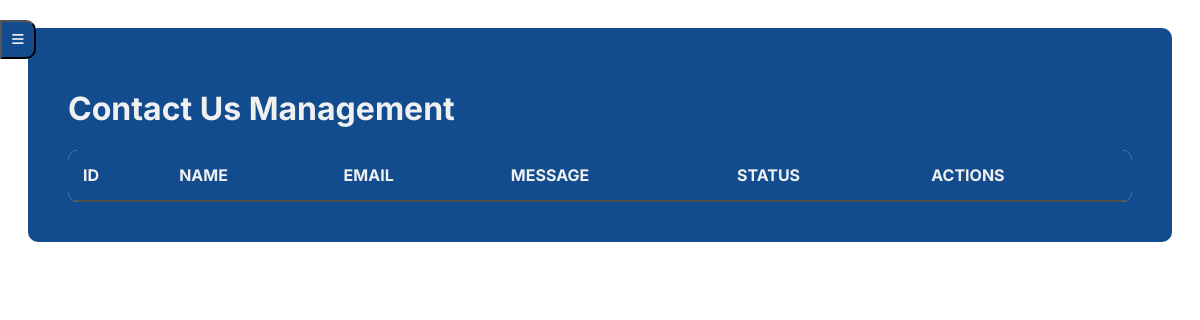
The page /admin/contact.php on the database as committed earlier.
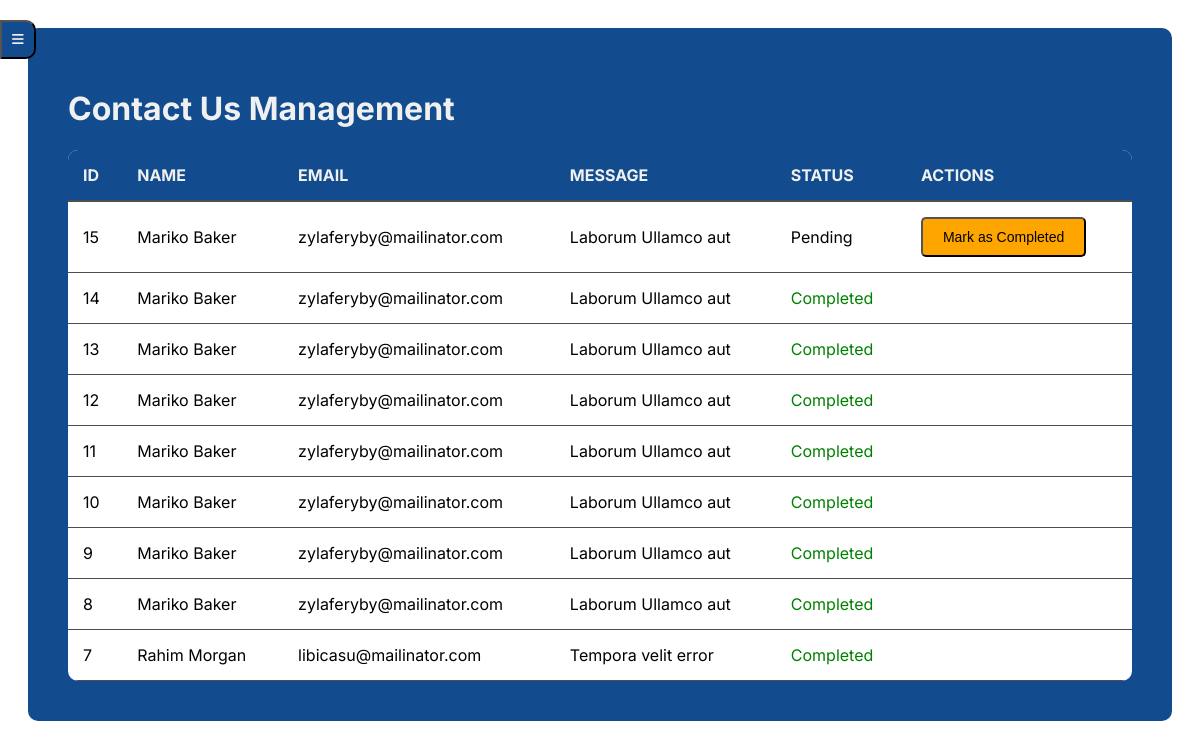
The same page on the database as committed later.
### tables this page shows
CREATE TABLE `contactus` (
  `id` int(11) NOT NULL,
  `name` varchar(255) NOT NULL,
  `email` varchar(255) NOT NULL,
  `message` text NOT NULL,
  `viewed` tinyint(1) DEFAULT 0
);

### admin/contact.php (the view, shortened to what this page needs)
<?php
include 'db_connection.php';
$query_contactus = "SELECT * FROM contactus ORDER BY id DESC";
$stmt_contactus = $pdo->prepare($query_contactus);
$stmt_contactus->execute();
$contact_messages = $stmt_contactus->fetchAll(PDO::FETCH_ASSOC);
include 'navbar.php';
?>
<!DOCTYPE html>
<html lang="en">
<head>
    <link rel="stylesheet" href="./cssadmin/contact.css">
</head>
<body>
    <div class="main-container">
        <div class="container">
            <div class="content">
                <h1>Contact Us Management</h1>
                <table>
                    <thead>
                        <tr>
                            <th>ID</th>
                            <th>Name</th>
                            <th>Email</th>
                            <th>Message</th>
                            <th>Status</th>
                            <th>Actions</th>
                        </tr>
                    </thead>
                    <tbody>
                        <?php foreach ($contact_messages as $message): ?>
                            <tr>
                                <td><?php echo htmlspecialchars($message['id']); ?></td>
                                <td><?php echo htmlspecialchars($message['name']); ?></td>
                                <td><?php echo htmlspecialchars($message['email']); ?></td>
                                <td><?php echo htmlspecialchars($message['message']); ?></td>
                                <td id="status-<?php echo htmlspecialchars($message['id']); ?>">
                                    <?php
                                    if (isset($message['viewed']) && $message['viewed']) {
                                        echo '<span style="color: green;">Completed</span>';
                                    } else {
                                        echo 'Pending';
                                    }
                                    ?>
                                </td>
                                <td>
                                    <?php if (!isset($message['viewed']) || !$message['viewed']): ?>
                                        <button
                                            class="action-button pending-button"
                                            id="button-<?php echo htmlspecialchars($message['id']); ?>"
                                            onclick="markAsCompleted(<?php echo htmlspecialchars($message['id']); ?>)"
                                        >
                                            Mark as Completed
                                        </button>
                                    <?php endif; ?>
                                </td>
                            </tr>
                        <?php endforeach; ?>
                    </tbody>
                </table>
            </div>
        </div>
    </div>
</body>
</html>

### admin/navbar.php (shortened to what this page needs)
<!DOCTYPE html>
<html lang="en">
<head>
    <link rel="stylesheet" href="https://cdnjs.cloudflare.com/ajax/libs/font-awesome/6.0.0-beta3/css/all.min.css">
</head>
<body>
    <button class="navbar-toggle" onclick="toggleNavbar()">
        <i class="fas fa-bars"></i>
    </button>
</body>
</html>

### admin/cssadmin/contact.css (style rules this page uses)
body { background-color: #ffffff; color: #f0f0f0; font-family: 'Inter', sans-serif; padding: 20px; }
.container { display: flex; border-radius: 10px; background-color: #124c8e; padding: 20px; }
.content { flex-grow: 1; padding: 20px; }
table { width: 100%; border-collapse: collapse; background-color: #ffffff; color:#000000; border-radius: 10px; overflow: hidden; }
th { background-color: #124c8e; color: #f0f0f0; padding: 15px; text-align: left; text-transform: uppercase; border-bottom: 2px solid #4e4e4e; }
td { padding: 15px; border-bottom: 1px solid #4e4e4e; }
tr:nth-child(even) { background-color: #ffffff; }
.action-button { background-color: #4CAF50; padding: 10px 20px; border-radius: 5px; font-size: 14px; transition: background-color 0.3s; cursor: pointer; }
.pending-button { background-color: orange; color: rgb(0, 0, 0); border-radius: 5px; transition: background-color 0.3s; }

### admin/navbar.php (style rules this page uses)
.navbar-toggle { background-color: #124c8e; color: #f0f0f0; padding: 10px; border-radius: 0 10px 10px 0; position: fixed; top: 20px; left: 0; cursor: pointer; transition: background-color 0.3s; }
.content { margin-left: 0; transition: margin-left 0.5s; }

Rows that differ between the two databases and show on the page:
added contactus: id "15", name "Mariko Baker", email "zylaferyby@mailinator.com", message "Laborum Ullamco aut", viewed "Pending"
added contactus: id "14", name "Mariko Baker", email "zylaferyby@mailinator.com", message "Laborum Ullamco aut", viewed "Completed"
added contactus: id "13", name "Mariko Baker", email "zylaferyby@mailinator.com", message "Laborum Ullamco aut", viewed "Completed"
added contactus: id "12", name "Mariko Baker", email "zylaferyby@mailinator.com", message "Laborum Ullamco aut", viewed "Completed"
added contactus: id "11", name "Mariko Baker", email "zylaferyby@mailinator.com", message "Laborum Ullamco aut", viewed "Completed"
added contactus: id "10", name "Mariko Baker", email "zylaferyby@mailinator.com", message "Laborum Ullamco aut", viewed "Completed"
added contactus: id "9", name "Mariko Baker", email "zylaferyby@mailinator.com", message "Laborum Ullamco aut", viewed "Completed"
added contactus: id "8", name "Mariko Baker", email "zylaferyby@mailinator.com", message "Laborum Ullamco aut", viewed "Completed"
added contactus: id "7", name "Rahim Morgan", email "libicasu@mailinator.com", message "Tempora velit error", viewed "Completed"
